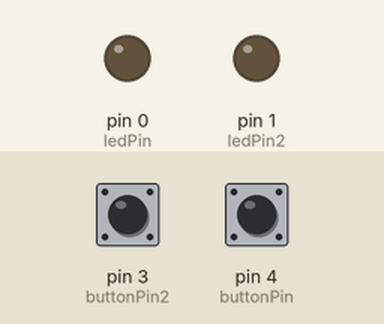
Simulated run of this sketch. Board: Arduino Uno, built with avr-gcc and run on an emulated ATmega328P. Parts: output pins drawn as LEDs (lit = HIGH). The inputs (shaded band) are chosen by the test bench; at power-on: pin 3 (buttonPin2) LOW, pin 4 (buttonPin) LOW.

Above: at 1.2 s.
1.3 s: pin 3 (buttonPin2) pulled HIGH for 0.15 s
At 2.6 s:
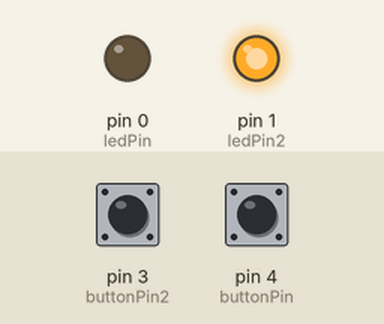
4.4 s: pin 4 (buttonPin) pulled HIGH for 0.15 s
At 5.2 s:
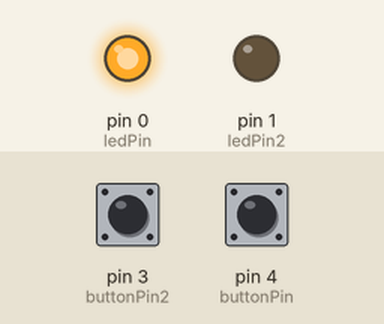
7.5 s: pin 3 (buttonPin2) pulled HIGH for 1 s
At 8.9 s:
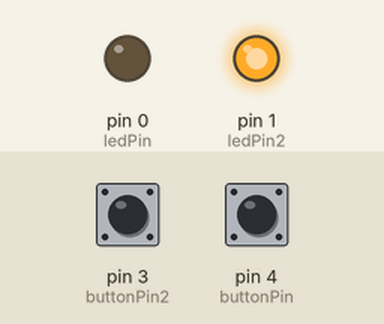
11.5 s: pin 4 (buttonPin) pulled HIGH for 1 s
At 12.7 s:
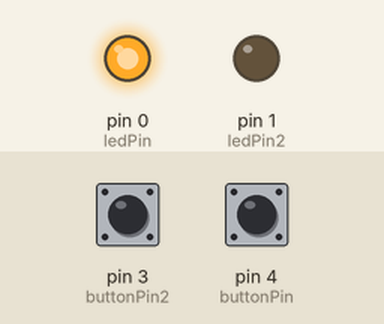
Timing chart, 0 to 15.5 s (numbered marks = the images above; inputs shaded):
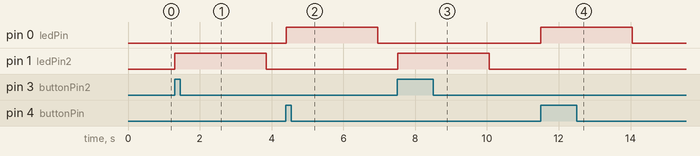

The sketch:

double_light_fade_Dec21.ino
```cpp
const unsigned int buttonPin = 4;
const unsigned int buttonPin2 = 3;

const unsigned int ledPin = 0;
const unsigned int ledPin2 = 1;

bool buttonState = false;
bool checkState = true;
bool buttonState2 = false;
bool checkState2 = true;

unsigned int timer = 0;
unsigned int timer2 = 0;
const unsigned int duration = 10; // delay time after light faded out
const unsigned int delayTime = 20; // program run rate

int fadeValue = 0;
int fadeValue2 = 0;

void setup() {
  pinMode(ledPin, OUTPUT);
  pinMode(ledPin2, OUTPUT);
  pinMode(buttonPin, INPUT);
  pinMode(buttonPin2, INPUT);
}

void loop() {
  buttonState = digitalRead(buttonPin);
  buttonState2 = digitalRead(buttonPin2);


  // ---------------- light 1 ---------------- //

  if (buttonState == true && checkState == true) {
    fadeValue = 255; // turn light on
    checkState = false;
  }

  if (fadeValue > 0 && checkState == false) {
    fadeValue --; // fade out light
  }

  else if (fadeValue < 2) {
    fadeValue = 0; // keep light off if switch is stuck
  }

  analogWrite(ledPin, fadeValue);


  // ---------------- light 2 ---------------- //

  if (buttonState2 == true && checkState2 == true) {
    fadeValue2 = 255; // turn light on
    checkState2 = false;
  }

  if (fadeValue2 > 0 && checkState2 == false) {
    fadeValue2 --; // fade out light
  }

  else if (fadeValue2 < 2) {
    fadeValue2 = 0; // keep light off if switch is stuck
  }

  analogWrite(ledPin2, fadeValue2);

  // ---------------- check button 1 ---------------- //

  if (buttonState == false && checkState == false && fadeValue == 0) {
    if (timer < duration) {
      timer ++;
    }
    else {
      checkState = true;
      timer = 0;
    }
  }


  // ---------------- check button 2 ---------------- //

  if (buttonState2 == false && checkState2 == false && fadeValue2 == 0) {
    if (timer2 < duration) {
      timer2 ++;
    }
    else {
      checkState2 = true;
      timer2 = 0;
    }
  }

  delay(delayTime);

}
```

Measured:
- after the input at 1.3 s, pin 1 (ledPin2): LOW → HIGH at once, → LOW 2.5 s later
- after the input at 4.4 s, pin 0 (ledPin): LOW → HIGH at once, → LOW 2.5 s later
- after the input at 7.5 s, pin 1 (ledPin2): LOW → HIGH at once, → LOW 2.5 s later
- after the input at 11.5 s, pin 0 (ledPin): LOW → HIGH at once, → LOW 2.5 s later
